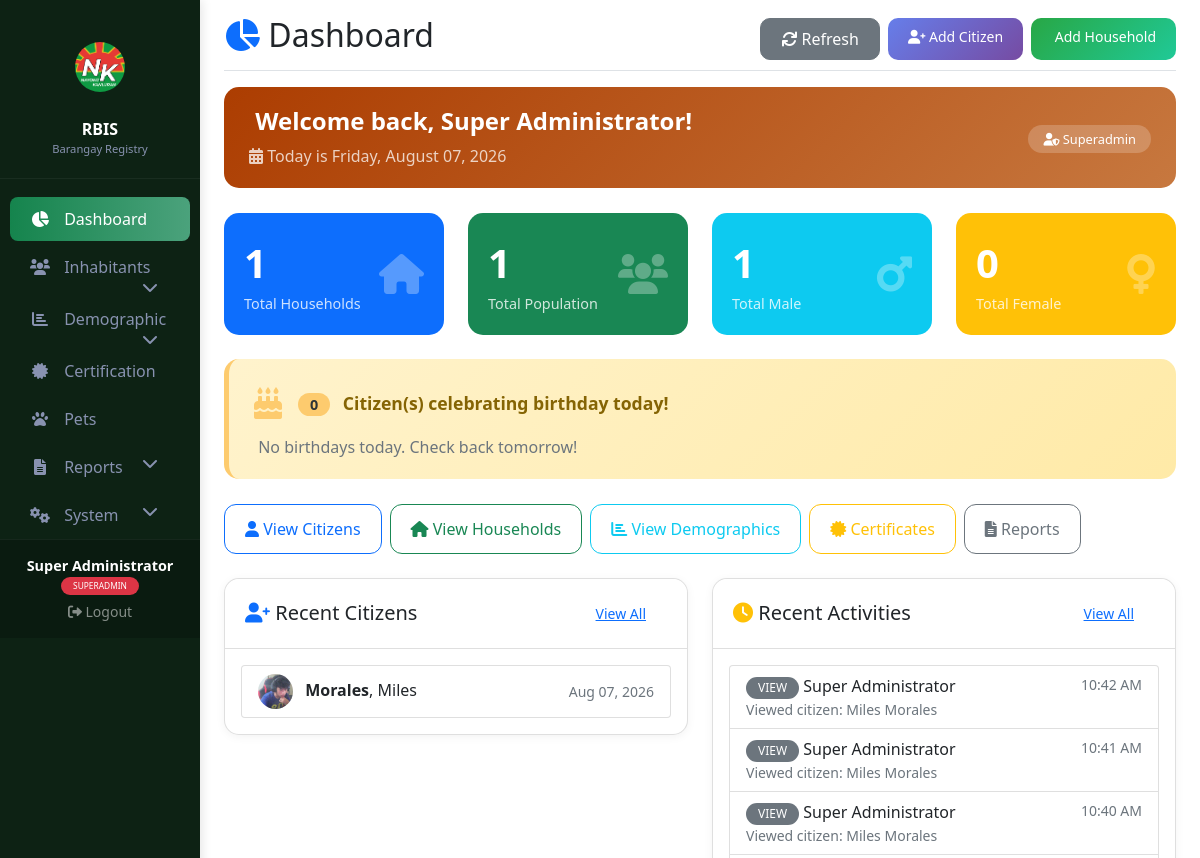
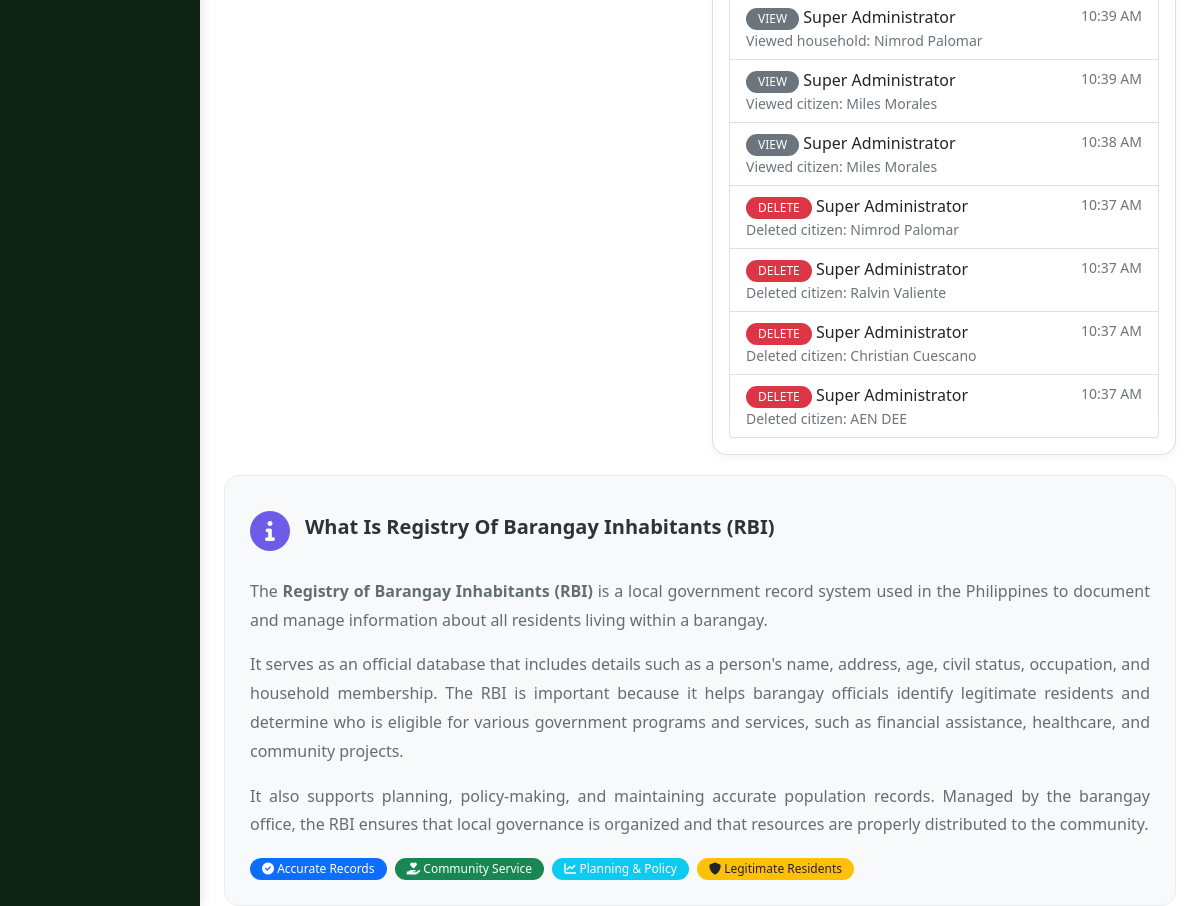
/dashboard.php (signed in), run on the app's committed database (2 pictures, top to bottom).
### tables this page shows
CREATE TABLE `individual_records` (
  `id` int(11) NOT NULL,
  `last_name` varchar(50) NOT NULL,
  `first_name` varchar(50) NOT NULL,
  `middle_name` varchar(50) DEFAULT NULL,
  `ext_name` varchar(10) DEFAULT NULL,
  `place_of_birth` varchar(100) DEFAULT NULL,
  `date_of_birth` date DEFAULT NULL,
  `age` int(11) DEFAULT NULL,
  `sex` enum('Male','Female','Other') NOT NULL,
  `civil_status` enum('Single','Married','Widowed','Divorced','Separated') NOT NULL,
  `highest_education` enum('Elementary','High School','Vocational','College','Post Graduate','Doctorate') DEFAULT NULL,
  `profile_picture` varchar(255) DEFAULT NULL,
  `created_by` int(11) DEFAULT NULL,
  `created_at` timestamp NOT NULL DEFAULT current_timestamp(),
  `updated_at` timestamp NOT NULL DEFAULT current_timestamp() ON UPDATE current_timestamp(),
  `educational_status` varchar(50) DEFAULT NULL,
  `philsys_number` varchar(50) DEFAULT NULL,
  `email` varchar(100) DEFAULT NULL,
  `mobile_number` varchar(20) DEFAULT NULL,
  `telephone_number` varchar(20) DEFAULT NULL,
  `region` varchar(100) DEFAULT NULL,
  `province` varchar(100) DEFAULT NULL,
  `city_municipality` varchar(100) DEFAULT NULL,
  `barangay_address` varchar(100) DEFAULT NULL,
  `house_address` varchar(100) DEFAULT NULL,
  `street` varchar(100) DEFAULT NULL,
  `subdivision` varchar(100) DEFAULT NULL,
  `zip_code` varchar(10) DEFAULT NULL,
  `blood_type` varchar(10) DEFAULT NULL,
  `weight` decimal(5,2) DEFAULT NULL,
  `height` varchar(50) DEFAULT NULL,
  `citizenship` varchar(50) DEFAULT NULL,
  `registered_voter` tinyint(1) DEFAULT 0,
  `voter_not_resident` tinyint(1) DEFAULT 0,
  `ethnicity` varchar(50) DEFAULT NULL,
  `position_in_household` varchar(50) DEFAULT NULL,
  `mother_maiden_name` varchar(100) DEFAULT NULL,
  `has_pet` tinyint(1) DEFAULT 0,
  `sectors` text DEFAULT NULL,
  `sector_other` varchar(100) DEFAULT NULL,
  `profession` varchar(100) DEFAULT NULL
);

CREATE TABLE `audit_trails` (
  `id` int(11) NOT NULL,
  `user_id` int(11) DEFAULT NULL,
  `action` varchar(50) NOT NULL,
  `table_name` varchar(50) NOT NULL,
  `record_id` int(11) DEFAULT NULL,
  `details` text DEFAULT NULL,
  `ip_address` varchar(45) DEFAULT NULL,
  `created_at` timestamp NOT NULL DEFAULT current_timestamp()
);

CREATE TABLE `users` (
  `id` int(11) NOT NULL,
  `username` varchar(50) NOT NULL,
  `password` varchar(255) NOT NULL,
  `full_name` varchar(100) NOT NULL,
  `email` varchar(100) NOT NULL,
  `role_id` int(11) DEFAULT NULL,
  `last_login` timestamp NULL DEFAULT NULL,
  `is_active` tinyint(1) DEFAULT 1,
  `created_at` timestamp NOT NULL DEFAULT current_timestamp()
);

### dashboard.php (the view, shortened to what the rows shown need)
<?php
$pdo = getDB();
$stmt = $pdo->query("
    SELECT a.*, u.full_name
    FROM audit_trails a
    LEFT JOIN users u ON a.user_id = u.id
    ORDER BY a.created_at DESC
    LIMIT 10
");
$recent_activities = $stmt->fetchAll();
$citizens_stmt = $pdo->query("
    SELECT * FROM individual_records
    ORDER BY created_at DESC
    LIMIT 5
");
$recent_citizens = $citizens_stmt->fetchAll();
?>
<!DOCTYPE html>
<html lang="en">
<head>
    <link href="https://cdn.jsdelivr.net/npm/bootstrap@5.1.3/dist/css/bootstrap.min.css" rel="stylesheet">
    <link rel="stylesheet" href="https://cdnjs.cloudflare.com/ajax/libs/font-awesome/6.0.0/css/all.min.css">
    <link rel="stylesheet" href="assets/css/custom.css">
</head>
<body>
    <div class="container-fluid">
        <div class="row">
            <main class="col-md-10 ms-sm-auto px-md-4 main-content">
                <div class="d-flex justify-content-between flex-wrap flex-md-nowrap align-items-center pt-3 pb-2 mb-3 border-bottom">
                    <h1 class="h2">
                        <i class="fas fa-chart-pie text-primary"></i> Dashboard
                    </h1>
                </div>
                <div class="row">
                    <div class="col-md-6">
                        <div class="card">
                            <div class="card-body">
                                <?php if (count($recent_citizens) > 0): ?>
                                    <div class="list-group">
                                        <?php foreach ($recent_citizens as $citizen): ?>
                                            <div class="list-group-item d-flex justify-content-between align-items-center">
                                                <div>
                                                    <?php if ($citizen['profile_picture']): ?>
                                                        <img src="uploads/<?= $citizen['profile_picture'] ?>" class="profile-preview-sm me-2" alt="Profile">
                                                    <?php else: ?>
                                                        <img src="assets/images/default-avatar.png" class="profile-preview-sm me-2" alt="Default">
                                                    <?php endif; ?>
                                                    <strong><?= $citizen['last_name'] ?></strong>, <?= $citizen['first_name'] ?>
                                                </div>
                                                <small class="text-muted"><?= date('M d, Y', strtotime($citizen['created_at'])) ?></small>
                                            </div>
                                        <?php endforeach; ?>
                                    </div>
                                <?php else: ?>
                                    <p class="text-muted text-center">No citizens recorded yet.</p>
                                <?php endif; ?>
                            </div>
                        </div>
                    </div>
                    <div class="col-md-6">
                        <div class="card">
                            <div class="card-body">
                                <?php if (count($recent_activities) > 0): ?>
                                    <div class="list-group">
                                        <?php foreach ($recent_activities as $activity): ?>
                                            <div class="list-group-item">
                                                <div class="d-flex justify-content-between">
                                                    <div>
                                                        <span class="badge bg-<?=
                                                            $activity['action'] == 'CREATE' ? 'success' :
                                                            ($activity['action'] == 'UPDATE' ? 'warning' :
                                                            ($activity['action'] == 'DELETE' ? 'danger' : 'secondary'))
                                                        ?>">
                                                            <?= $activity['action'] ?>
                                                        </span>
                                                        <?= $activity['full_name'] ?? 'System' ?>
                                                        <small class="text-muted d-block"><?= $activity['details'] ?? '' ?></small>
                                                    </div>
                                                    <small class="text-muted"><?= date('h:i A', strtotime($activity['created_at'])) ?></small>
                                                </div>
                                            </div>
                                        <?php endforeach; ?>
                                    </div>
                                <?php else: ?>
                                    <p class="text-muted text-center">No recent activities.</p>
                                <?php endif; ?>
                            </div>
                        </div>
                    </div>
                </div>
            </main>
        </div>
    </div>
</body>
</html>

### data on the page
individual_records: profile_picture (picture), last_name "Morales", first_name "Miles", created_at "Aug 07, 2026"
audit_trails: action "VIEW", user.full_name "Super Administrator", details "Viewed citizen: Miles Morales", created_at "10:42 AM"
audit_trails: action "VIEW", user.full_name "Super Administrator", details "Viewed citizen: Miles Morales", created_at "10:41 AM"
audit_trails: action "VIEW", user.full_name "Super Administrator", details "Viewed citizen: Miles Morales", created_at "10:40 AM"
audit_trails: action "VIEW", user.full_name "Super Administrator", details "Viewed household: Nimrod Palomar", created_at "10:39 AM"
audit_trails: action "VIEW", user.full_name "Super Administrator", details "Viewed citizen: Miles Morales", created_at "10:39 AM"
audit_trails: action "VIEW", user.full_name "Super Administrator", details "Viewed citizen: Miles Morales", created_at "10:38 AM"
audit_trails: action "DELETE", user.full_name "Super Administrator", details "Deleted citizen: Nimrod Palomar", created_at "10:37 AM"
audit_trails: action "DELETE", user.full_name "Super Administrator", details "Deleted citizen: Ralvin Valiente", created_at "10:37 AM"
audit_trails: action "DELETE", user.full_name "Super Administrator", details "Deleted citizen: Christian Cuescano", created_at "10:37 AM"
audit_trails: action "DELETE", user.full_name "Super Administrator", details "Deleted citizen: AEN DEE", created_at "10:37 AM"

### other printed values
$_SESSION['full_name'] "Super Administrator"
$user_role "SUPERADMIN"
$user_role "Superadmin"
$total_households "1"
$total_individuals "1"
$total_male "1"
$total_female "0"
$birthday_today "0"
